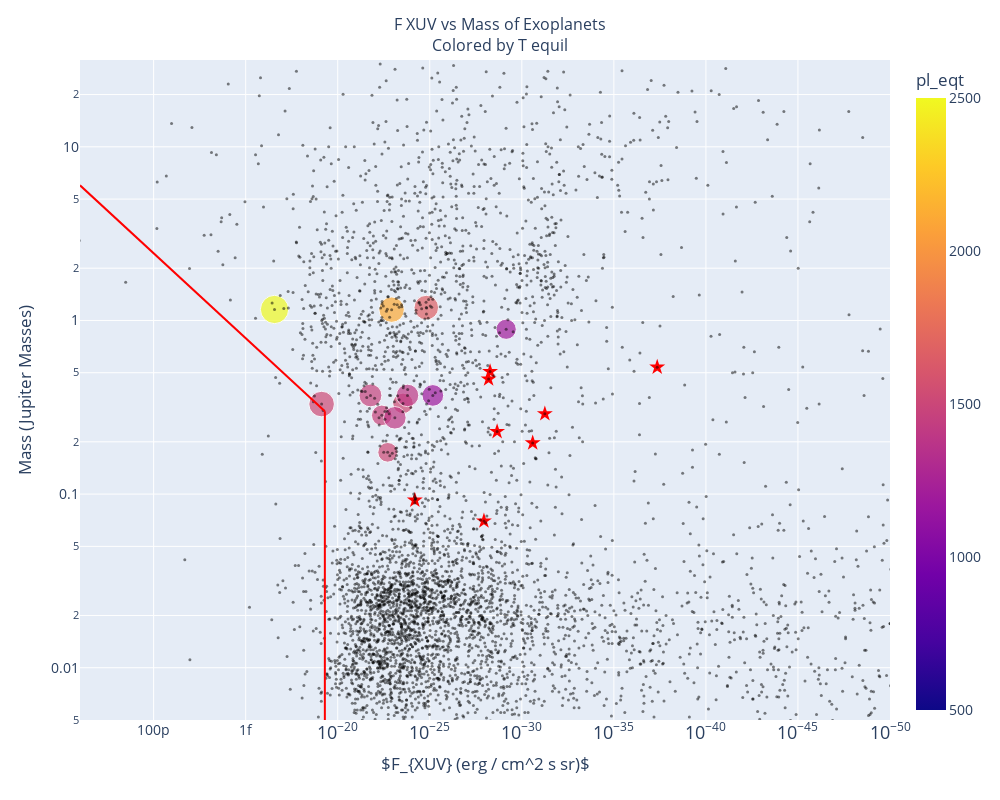

Notebook code for this chart:
### Code cell
# Calculate the size array for the markers
default_size = 1  # Default size for null values
size_array = filtered_df['pl_rade'].fillna(default_size)

# Create the interactive plot
# Your scatter plot using log-transformed 'TSM' for coloring
fig = px.scatter(filtered_df, x='F_XUV', y='pl_bmassj', color='pl_eqt', 
                 hover_data=['pl_name'], size=size_array, range_color=[500, 2500])
fig.update_xaxes(type='log', range=[-6,-50])  # Logarithmic range for x
fig.update_yaxes(type='log', range=[np.log10(0.005), np.log10(10**1.5)])  # Logarithmic range for y


# Filter the DataFrame to include only the specified names
star_names = ['WASP-69 b', 'WASP-52 b', 'HAT-P-18 b', 'WASP-80 b', 'WASP-177 b', 'HAT-P-26 b', 'NGTS-5 b', 'LTT 9779 b']
star_df = df[df['pl_name'].isin(star_names)]

# Add a scatter trace with star markers for these points
fig.add_trace(go.Scatter(
    x=star_df['F_XUV'],
    y=star_df['pl_bmassj'],
    mode='markers',
    marker=dict(
        symbol='star',  # Set marker shape as star
        size=12,        # Marker size
        color='red'     # Marker color
    ),
    customdata=np.stack((star_df['pl_name'], star_df['pl_bmassj'], star_df['pl_eqt']), axis=1),
    hovertemplate=
        "Star: %{customdata[0]}<br>" +
        "Mass: %{customdata[1]} Jupiter Masses<br>" +
        "semimayor axis: %{customdata[2]} au<br>" +
        "log10_F_XUV: %{customdata[3]}",
    showlegend=False  # Remove this trace from the legend
))

# Adding black dots from the original 'df' data
fig.add_trace(
    go.Scatter(
        x=df['F_XUV'], 
        y=df['pl_bmassj'], 
        mode='markers', 
        marker=dict(size=3,color='rgba(0, 0, 0, 0.5)'), 
        hovertemplate="Orbital Period: %{x}<br>Mass: %{y}",
        showlegend=False  # Optional: Remove this trace from the legend
    )
)


# Update layout for axis labels and title
fig.update_layout(
    xaxis_title=r'$F_{XUV} (erg / cm^2 s sr)$',
    yaxis_title='Mass (Jupiter Masses)',
    title={
        'text': 'F XUV vs Mass of Exoplanets<br>Colored by T equil',
        'x': 0.5,  # Center the title
        'xanchor': 'center',
        'yanchor': 'top'
    },
    font=dict(
        size=14  # This will set the font size for both axis labels
    ),
    title_font=dict(
        size=16  # This sets the font size for the title
    ),
    width=1000,  # Width in pixels
    height=800,   # Height in pixels
    shapes=[
        # Add a rectangle shape to fill the plot from 0.2 Jupiter mass to the bottom
        dict(
            type='line',
            xref='x',
            yref='y',
            x0=10e-7,
            y0=6,  # Convert to logarithmic scale
            x1=50e-21,
            y1=0.3,  # Convert to logarithmic scale
            line=dict(
                color='red',
                width=2
            )
        ),
        dict(
            type='line',
            xref='x',
            yref='y',
            x0=50e-21,
            y0=0.3,  # Convert to logarithmic scale
            x1=50e-21,
            y1=0.001,  # Convert to logarithmic scale
            line=dict(
                color='red',
                width=2
            )
        )
    ]
)

### Figure 1 — Plotly figure (JSON) as saved in the notebook; plotly's stock layout.template omitted (floating-point values rounded to 4 significant figures; data arrays with more than 128 entries replaced by an {"elided": "..."} marker saying what was removed)
{"data": [{"customdata": [["TOI-2421 b"], ["TOI-2842 b"], ["TOI-954 b"], ["WASP-121 b"], ["WASP-126 b"], ["WASP-145 A b"], ["WASP-147 b"], ["WASP-174 b"], ["WASP-19 b"], ["WASP-4 b"], ["WASP-49 b"], ["WASP-6 b"]], "hovertemplate": "F_XUV=%{x}<br>pl_bmassj=%{y}<br>size=%{marker.size}<br>pl_name=%{customdata[0]}<br>pl_eqt=%{marker.color}<extra></extra>", "legendgroup": "", "marker": {"color": [1534, 1471, 1526, 2720, 1480, 1200, 1404, 1528, 2113, 1673, 1400, 1184], "coloraxis": "coloraxis", "size": [10.37, 12.85, 9.55, 19.65, 10.44, 10.09, 12.5, 16.11, 15.86, 14.81, 12.44, 11.54], "sizemode": "area", "sizeref": 0.04912, "symbol": "circle"}, "mode": "markers", "name": "", "orientation": "v", "showlegend": false, "type": "scatter", "x": [2.853e-24, 1.664e-22, 1.937e-23, 2.71e-17, 4.051e-23, 7.084e-30, 7.885e-24, 7.508e-20, 1.18e-23, 1.543e-25, 1.615e-24, 6.818e-26], "xaxis": "x", "y": [0.333, 0.37, 0.174, 1.157, 0.2841, 0.89, 0.275, 0.33, 1.154, 1.186, 0.37, 0.37], "yaxis": "y"}, {"customdata": [["HAT-P-18 b", 0.197, 852], ["HAT-P-26 b", 0.07, 1001], ["LTT 9779 b", 0.09225, 1978], ["NGTS-5 b", 0.229, 952], ["WASP-177 b", 0.508, 1142], ["WASP-52 b", 0.46, 1315], ["WASP-69 b", 0.29, 963], ["WASP-80 b", 0.538, 825]], "hovertemplate": "Star: %{customdata[0]}<br>Mass: %{customdata[1]} Jupiter Masses<br>semimayor axis: %{customdata[2]} au<br>log10_F_XUV: %{customdata[3]}", "marker": {"color": "red", "size": 12, "symbol": "star"}, "mode": "markers", "showlegend": false, "type": "scatter", "x": [2.567e-31, 1.141e-28, 6.479e-25, 2.199e-29, 5.302e-29, 6.365e-29, 5.608e-32, 4.419e-38], "y": [0.197, 0.07, 0.09225, 0.229, 0.508, 0.46, 0.29, 0.538]}, {"hovertemplate": "Orbital Period: %{x}<br>Mass: %{y}", "marker": {"color": "rgba(0, 0, 0, 0.5)", "size": 3}, "mode": "markers", "showlegend": false, "type": "scatter", "x": {"elided": "5514 float values"}, "y": {"elided": "5514 float values"}}], "layout": {"coloraxis": {"cmax": 2500, "cmin": 500, "colorbar": {"title": {"text": "pl_eqt"}}, "colorscale": [[0, "#0d0887"], [0.1111, "#46039f"], [0.2222, "#7201a8"], [0.3333, "#9c179e"], [0.4444, "#bd3786"], [0.5556, "#d8576b"], [0.6667, "#ed7953"], [0.7778, "#fb9f3a"], [0.8889, "#fdca26"], [1, "#f0f921"]]}, "font": {"size": 14}, "height": 800, "legend": {"itemsizing": "constant", "tracegroupgap": 0}, "margin": {"t": 60}, "shapes": [{"line": {"color": "red", "width": 2}, "type": "line", "x0": 1e-06, "x1": 5e-20, "xref": "x", "y0": 6, "y1": 0.3, "yref": "y"}, {"line": {"color": "red", "width": 2}, "type": "line", "x0": 5e-20, "x1": 5e-20, "xref": "x", "y0": 0.3, "y1": 0.001, "yref": "y"}], "title": {"font": {"size": 16}, "text": "F XUV vs Mass of Exoplanets<br>Colored by T equil", "x": 0.5, "xanchor": "center", "yanchor": "top"}, "width": 1000, "xaxis": {"anchor": "y", "domain": [0, 1], "range": [-6, -50], "title": {"text": "$F_{XUV} (erg / cm^2 s sr)$"}, "type": "log"}, "yaxis": {"anchor": "x", "domain": [0, 1], "range": [-2.301, 1.5], "title": {"text": "Mass (Jupiter Masses)"}, "type": "log"}}}
